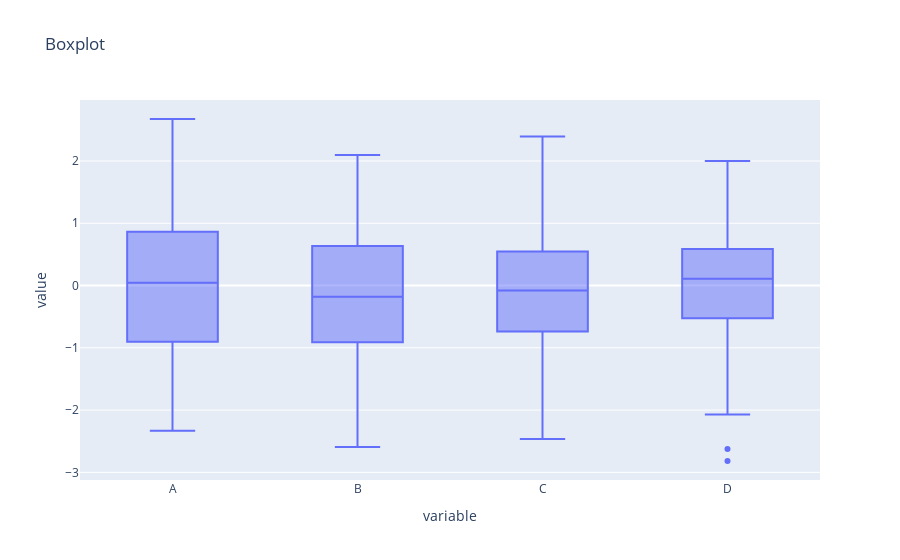

Write notebook code for a chart like this one.
### Code cell
fig = px.box(df, title="Boxplot")
fig.show()

### Figure 1 — Plotly figure (JSON) as saved in the notebook; plotly's stock layout.template omitted (floating-point values rounded to 4 significant figures; data arrays with more than 128 entries replaced by an {"elided": "..."} marker saying what was removed)
{"data": [{"alignmentgroup": "True", "hovertemplate": "variable=%{x}<br>value=%{y}<extra></extra>", "legendgroup": "", "marker": {"color": "#636efa"}, "name": "", "notched": false, "offsetgroup": "", "orientation": "v", "showlegend": false, "type": "box", "x": {"elided": "400 str values"}, "x0": " ", "xaxis": "x", "y": {"elided": "400 float values"}, "y0": " ", "yaxis": "y"}], "layout": {"boxmode": "group", "legend": {"tracegroupgap": 0}, "title": {"text": "Boxplot"}, "xaxis": {"anchor": "y", "domain": [0, 1], "title": {"text": "variable"}}, "yaxis": {"anchor": "x", "domain": [0, 1], "title": {"text": "value"}}}}
